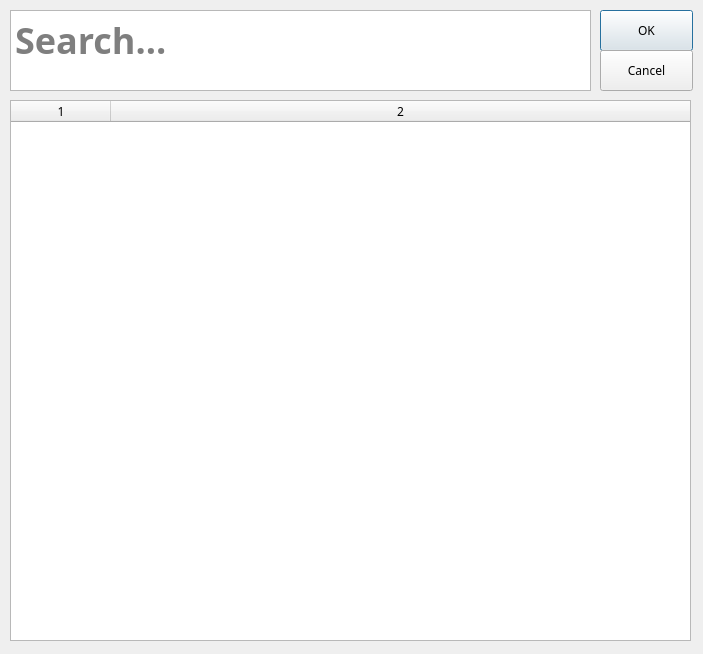
<?xml version="1.0" encoding="UTF-8"?>
<ui version="4.0">
 <class>RemoveGoalDialog</class>
 <widget class="QDialog" name="RemoveGoalDialog">
  <property name="geometry">
   <rect>
    <x>0</x>
    <y>0</y>
    <width>703</width>
    <height>654</height>
   </rect>
  </property>
  <property name="windowTitle">
   <string>Remove Goal</string>
  </property>
  <widget class="QPushButton" name="RemoveGoalOKButton">
   <property name="geometry">
    <rect>
     <x>600</x>
     <y>10</y>
     <width>93</width>
     <height>41</height>
    </rect>
   </property>
   <property name="font">
    <font>
     <family>Segoe UI Semilight</family>
    </font>
   </property>
   <property name="cursor">
    <cursorShape>PointingHandCursor</cursorShape>
   </property>
   <property name="text">
    <string>OK</string>
   </property>
  </widget>
  <widget class="QPushButton" name="RemoveGoalCancelButton">
   <property name="geometry">
    <rect>
     <x>600</x>
     <y>50</y>
     <width>93</width>
     <height>41</height>
    </rect>
   </property>
   <property name="font">
    <font>
     <family>Segoe UI Semilight</family>
    </font>
   </property>
   <property name="cursor">
    <cursorShape>PointingHandCursor</cursorShape>
   </property>
   <property name="text">
    <string>Cancel</string>
   </property>
  </widget>
  <widget class="QTextEdit" name="SearchTextBox">
   <property name="geometry">
    <rect>
     <x>10</x>
     <y>10</y>
     <width>581</width>
     <height>81</height>
    </rect>
   </property>
   <property name="font">
    <font>
     <family>Segoe UI Semibold</family>
     <pointsize>27</pointsize>
     <weight>75</weight>
     <bold>true</bold>
    </font>
   </property>
   <property name="placeholderText">
    <string>Search...</string>
   </property>
  </widget>
  <widget class="QTableWidget" name="GoalTable">
   <property name="geometry">
    <rect>
     <x>10</x>
     <y>100</y>
     <width>681</width>
     <height>541</height>
    </rect>
   </property>
   <property name="font">
    <font>
     <family>Segoe UI Semilight</family>
    </font>
   </property>
   <property name="sizeAdjustPolicy">
    <enum>QAbstractScrollArea::AdjustToContents</enum>
   </property>
   <property name="columnCount">
    <number>2</number>
   </property>
   <attribute name="horizontalHeaderStretchLastSection">
    <bool>true</bool>
   </attribute>
   <attribute name="verticalHeaderStretchLastSection">
    <bool>false</bool>
   </attribute>
   <column/>
   <column/>
  </widget>
 </widget>
 <resources/>
 <connections/>
</ui>
